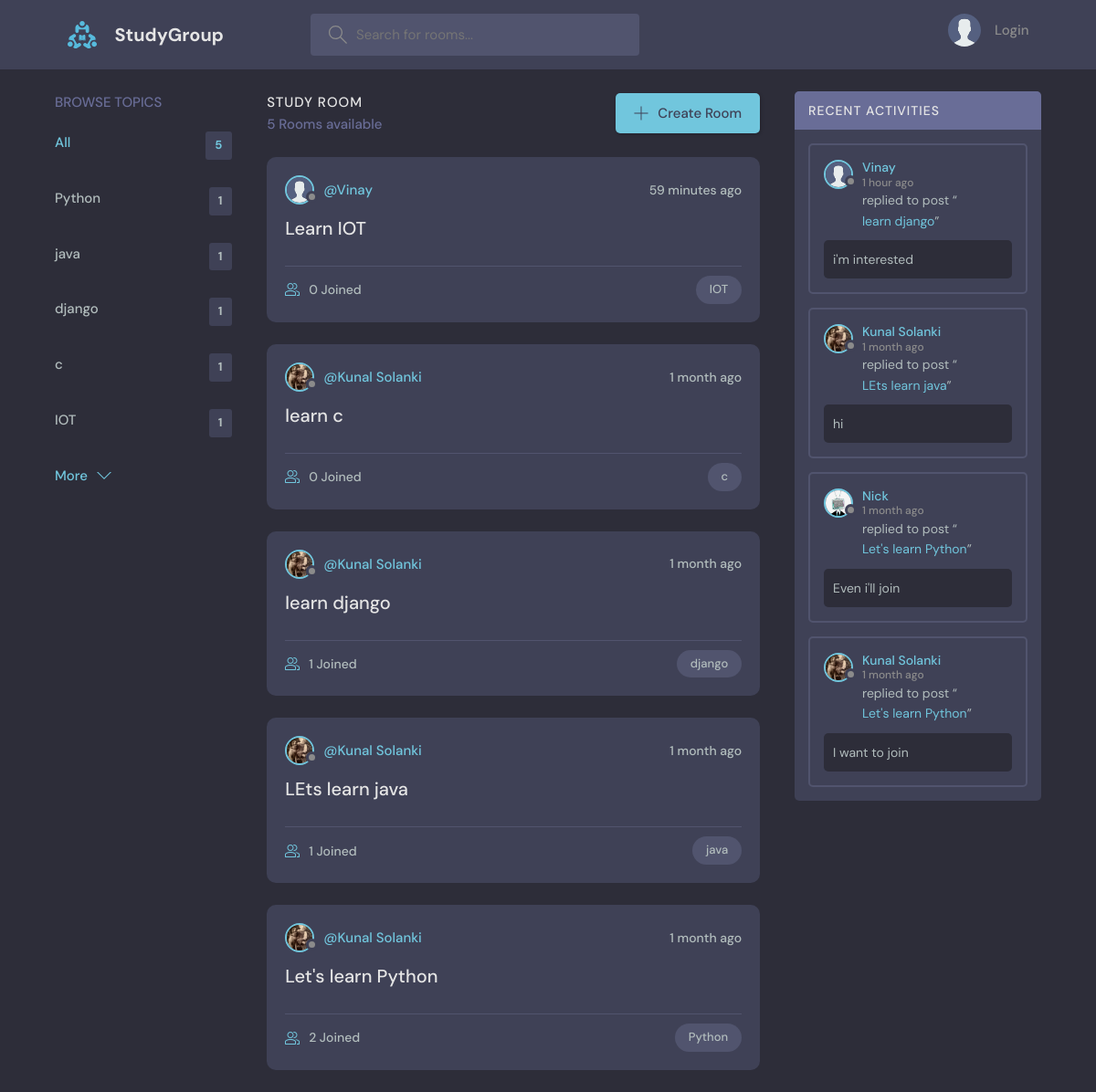
The page / on the database its author committed.
### base/models.py (models this page shows, shortened)
class Topic(models.Model):
    name = models.CharField(max_length=200)

class Room(models.Model):
    host = models.ForeignKey(User, on_delete=models.SET_NULL, null= True)
    topic = models.ForeignKey(Topic, on_delete=models.SET_NULL, null= True)
    name = models.CharField(max_length = 200)
    description = models.TextField(null = True, blank = True)
    participants = models.ManyToManyField(User, related_name='participants', blank=True)
    updated = models.DateTimeField(auto_now = True)
    created = models.DateTimeField(auto_now_add = True)
    class Meta:
        ordering = ['-updated', '-created']
    def __str__(self):
        return self.name

class User(AbstractUser):
    name = models.CharField(max_length=200, null=True)
    email = models.EmailField(unique=True, null=True)
    bio = models.TextField(null=True)
    avatar = models.ImageField(null= True, default = "avatar.svg")
    USERNAME_FIELD = 'email'
    REQUIRED_FIELDS = []

class Message(models.Model):
    user = models.ForeignKey(User, on_delete=models.CASCADE)
    room = models.ForeignKey(Room, on_delete=models.CASCADE)
    body = models.TextField()
    updated = models.DateTimeField(auto_now = True)
    created = models.DateTimeField(auto_now_add = True)
    class Meta:
        ordering = ['-updated', '-created']

### base/views.py (the view)
# urls.py: path('', views.home, name= "home"),
def home(request):
    q = request.GET.get('q') if request.GET.get('q') != None else ''
    rooms = Room.objects.filter(
        Q(topic__name__icontains = q) |
        Q(name__icontains= q) |
        Q(description__icontains= q)
    )
    topics = Topic.objects.all()[0:5]
    room_count = rooms.count()
    room_messages = Message.objects.filter(Q(room__topic__name__icontains = q))
    context = {'rooms': rooms, 'topics': topics, 'room_count': room_count, 'room_messages': room_messages}
    return render(request, 'base/home.html', context)

### base/templates/base/home.html (shortened to what this page needs)
{%  extends 'main.html' %}
{% block content %}
    <main class="layout layout--3">
      <div class="container">
        {% include 'base/topics_component.html' %}
        <div class="roomList">
          <div class="roomList__header">
            <div>
              <h2>Study Room</h2>
              <p>{{room_count}} Rooms available</p>
            </div>
            <a class="btn btn--main" href="{% url 'create-room' %}">
              <svg version="1.1" xmlns="http://www.w3.org/2000/svg" width="32" height="32" viewBox="0 0 32 32">
                <title>add</title>
                <path
                  d="M16.943 0.943h-1.885v14.115h-14.115v1.885h14.115v14.115h1.885v-14.115h14.115v-1.885h-14.115v-14.115z"
                ></path>
              </svg>
              Create Room
            </a>
          </div>
        {% include 'base/feed_component.html' %}
        </div>
        {% include 'base/activity_component.html' %}
      </div>
    </main>
{% endblock content %}

### base/templates/base/topics_component.html
<div class="topics">
    <div class="topics__header">
      <h2>Browse Topics</h2>
    </div>
    <ul class="topics__list">
      <li>
        <a href="{% url 'home' %}" class="active">All <span>{{topics.count}}</span></a>
      </li>
      {% for topic in topics %}
      <li>
        <a href="{% url 'home' %}?q={{topic.name}}">{{topic.name}}<span>{{topic.room_set.all.count}}</span></a>
      </li>
      {% endfor %}
    </ul>
    <a class="btn btn--link" href="{% url 'topics' %}">
      More
      <svg version="1.1" xmlns="http://www.w3.org/2000/svg" width="32" height="32" viewBox="0 0 32 32">
        <title>chevron-down</title>
        <path d="M16 21l-13-13h-3l16 16 16-16h-3l-13 13z"></path>
      </svg>
    </a>
  </div>

### base/templates/base/feed_component.html (shortened to what this page needs)
{% for room in rooms %}
<div class="roomListRoom">
    <div class="roomListRoom__header">
      <a href="{% url 'user-profile' room.host.id %}" class="roomListRoom__author">
        <div class="avatar avatar--small">
          <img src="{{room.host.avatar.url}}" />
        </div>
        <span>@{{room.host.name}}</span>
      </a>
      <div class="roomListRoom__actions">
        <span>{{room.created|timesince}} ago</span>
      </div>
    </div>
    <div class="roomListRoom__content">
      <a href="{% url 'room' room.id %}">{{room.name}}</a>
    </div>
    <div class="roomListRoom__meta">
      <a href="{% url 'room' room.id %}" class="roomListRoom__joined">
        {{room.participants.all.count}} Joined
      </a>
      <p class="roomListRoom__topic">{{room.topic.name}}</p>
    </div>
  </div>
{% endfor %}

### base/templates/base/activity_component.html (shortened to what this page needs)
<div class="activities">
    <div class="activities__header">
      <h2>Recent Activities</h2>
    </div>
    {% for message in room_messages %}
    <div class="activities__box">
      <div class="activities__boxHeader roomListRoom__header">
        <a href="{% url 'user-profile' message.user.id %}" class="roomListRoom__author">
          <div class="avatar avatar--small">
            <img src="{{message.user.avatar.url}}" />
          </div>
          <p>
            {{message.user.name}}
            <span>{{message.created|timesince}} ago</span>
          </p>
        </a>
      </div>
      <div class="activities__boxContent">
        <p>replied to post “<a href="{% url 'room' message.room.id %}">{{message.room}}</a>”</p>
        <div class="activities__boxRoomContent">
          {{message.body}}
        </div>
      </div>
    </div>
    {% endfor %}
  </div>

### rows shown on the page
Topic: name "Python", room_set.all.count "1"
Topic: name "java", room_set.all.count "1"
Topic: name "django", room_set.all.count "1"
Topic: name "c", room_set.all.count "1"
Topic: name "IOT", room_set.all.count "1"
Room: host.avatar (placeholder picture), host.name "Vinay", created "59 minutes", name "Learn IOT", participants.all.count "0", topic.name "IOT"
Room: host.avatar (picture), host.name "Kunal Solanki", created "1 month", name "learn c", participants.all.count "0", topic.name "c"
Room: host.avatar (picture), host.name "Kunal Solanki", created "1 month", name "learn django", participants.all.count "1", topic.name "django"
Room: host.avatar (picture), host.name "Kunal Solanki", created "1 month", name "LEts learn java", participants.all.count "1", topic.name "java"
Room: host.avatar (picture), host.name "Kunal Solanki", created "1 month", name "Let's learn Python", participants.all.count "2", topic.name "Python"
Message: user.avatar (placeholder picture), user.name "Vinay", created "1 hour", room "learn django", body "i'm interested"
Message: user.avatar (picture), user.name "Kunal Solanki", created "1 month", room "LEts learn java", body "hi"
Message: user.avatar (picture), user.name "Nick", created "1 month", room "Let's learn Python", body "Even i'll join"
Message: user.avatar (picture), user.name "Kunal Solanki", created "1 month", room "Let's learn Python", body "I want to join"

### other values the page prints
{{ topics.count }} "5"
{{ room_count }} "5"
